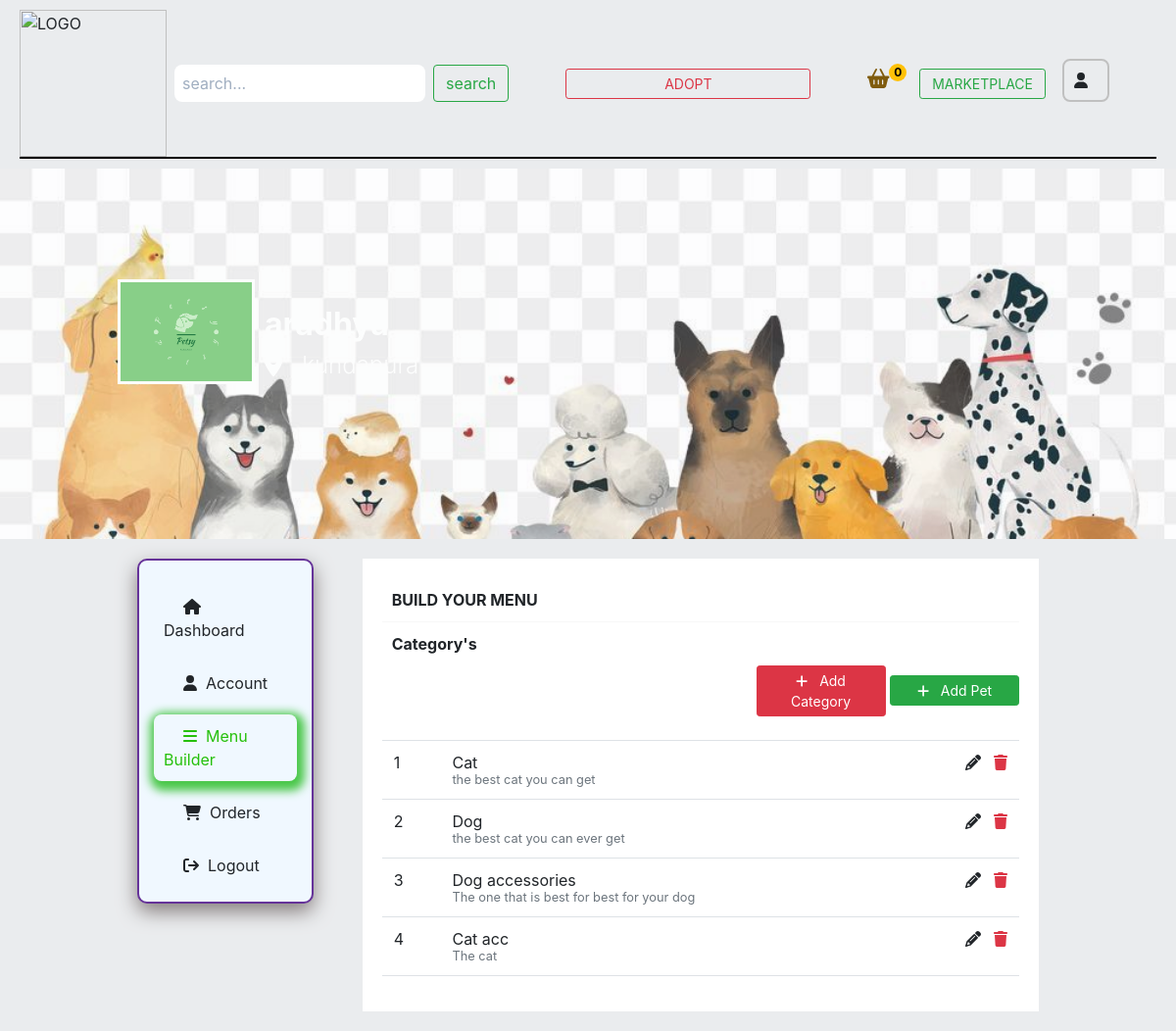
The app's page /accounts/vendor/menu_builder (signed in) with its own data.
### vendor/models.py (models this page shows, shortened)
class Vendor(models.Model):
    user = models.OneToOneField(User, related_name='user', on_delete=models.CASCADE)
    user_profile = models.OneToOneField(UserProfile, related_name='user_profile', on_delete=models.CASCADE)
    vendor_name = models.CharField(max_length=50)
    vendor_licence = models.ImageField(upload_to= 'vendor/licence')
    vendor_slug = models.SlugField(max_length=100,unique=True)
    is_approved = models.BooleanField(default=False)
    created_date = models.DateTimeField(auto_now_add=True)
    modified_at = models.DateTimeField(auto_now=True)
    def __str__(self):
        return self.vendor_name

### accounts/models.py (models this page shows, shortened)
class UserProfile(models.Model):
    user = models.OneToOneField(User, on_delete=models.CASCADE, blank=True, null=True)
    profile_picture = models.ImageField(upload_to='media/users/profile_picture', blank=True, null=True)
    cover_photo = models.ImageField(upload_to='media/users/cover_photo', blank=True, null=True)
    address = models.CharField(max_length=250, blank=True, null=True)
    country = models.CharField(max_length=20, blank=True, null=True)
    state = models.CharField(max_length=20, blank=True, null=True)
    city = models.CharField(max_length=20, blank=True, null=True)
    pin_code = models.CharField(max_length=6, blank=True, null=True)
    latitude = models.CharField(max_length=20, blank=True, null=True)
    longitude = models.CharField(max_length=6, blank=True, null=True)
    created_at = models.DateTimeField(auto_now_add=True)
    modified_at = models.DateTimeField(auto_now=True)

### menu/models.py (models this page shows, shortened)
class Category(models.Model):
    vendor = models.ForeignKey(Vendor, on_delete=models.CASCADE)
    category_name = models.CharField(max_length=50,unique=True)
    slug = models.SlugField(max_length=100,unique=True)
    description = models.TextField(max_length=250,blank=True)
    created_at = models.DateTimeField(auto_now_add=True)
    modified_at = models.DateTimeField(auto_now=True)
    class Meta:
        verbose_name = 'category'
        verbose_name_plural = 'categories'
    def __str__(self):
        return self.category_name

### vendor/views.py (the view)
# urls.py: path('menu_builder',views.menu_builder, name='menu_builder'),
@login_required(login_url='login')
@user_passes_test(check_role_for_vendor)
def menu_builder(request):
    vendor = get_vendor(request)
    categories = Category.objects.filter(vendor=vendor).order_by('created_at')
    context = {
        'categories':categories
    }
    return render(request, 'accounts/vendor/menu_builder.html',context)

### accounts/context_processors.py (called while the page is built)
def get_vendor(request):
    try:
        vendor = Vendor.objects.get(user=request.user)
    except:
        vendor =None
    return dict(vendor=vendor)

def get_user_profile(request):
    try:
        user_profile = UserProfile.objects.get(user= request.user)
    except:
        user_profile = None
    return dict(user_profile=user_profile)

def get_google_api(request):
    return {'GOOGLE_API_KEY': settings.GOOGLE_API_KEY}

def get_paypal_clint_id(request):
    return{'PAYPAL_CLINT_ID':settings.PAYPAL_CLINT_ID}

### marketplace/context_processors.py (called while the page is built)
def get_cart_counter(request):
    cart_count = 0
    if request.user.is_authenticated:
        try:
            cart_items = Cart.objects.filter(user=request.user)
            if cart_items:
                for cart_item in cart_items:
                    cart_count += cart_item.quantity
            else:
                cart_count = 0
        except:
            cart_count = 0
    return dict(cart_count=cart_count)

### orders/request_object.py (called while the page is built)
def RequestObjectMiddleware(get_response):
    def middleware(request):
        models.request_object = request
        response = get_response(request)
        return response
    return middleware

### vendor/views.py (called while the page is built)
def check_role_for_vendor(user):
    if user.role == 1:
        return True
    else:
        raise PermissionDenied

def get_vendor(request):
    vendor = Vendor.objects.get(user=request.user)
    return vendor

### templates/accounts/vendor/menu_builder.html (shortened to what this page needs)
{% extends 'accounts/base.html'%} {% block content %}
{% include 'include/cover.html'%}
<div class="menu_card">
    {%include 'include/v_side_menu.html'%}
    <div class="cards">
        <div class="menu_builder_tag">
            <strong class="text-uppercase">build your menu</strong>
        </div>
        <hr>
        <div class="menu_builder_category">
            <strong>Category's</strong>
        </div>
        <div class="add_items_btn  float-right">
            <a href="{% url 'add_category'%}" id="add_category_btn" class="btn btn-danger btn-sm "><i class="fa-solid fa-plus"></i> &nbsp; Add Category</a>
            <a href="{% url 'add_food'%}" id="add_menu_btn" class="btn btn-success btn-sm "><i class="fa-solid fa-plus"></i> &nbsp; Add Pet</a>
        </div>
        {% if categories %}
        <table class="table table-hover border-less " style="margin-top:2cm;">
            <tbody>
                {% for cat in categories %}
                <tr>
                    <td class="text-left">{{forloop.counter}}</td>
                    <td class="text-left text-bold">
                        <a href="{% url 'fooditems_by_category' cat.id %}">
                            <p class="mb-0 font-wight-bold">{{cat}}</p><small class="text-muted">{{cat.description}}</small></a>
                    </td>
                    <td class="text-right"><a href="{% url 'edit_category' cat.id %}" style="color:unset;"><i
                        class="fa fa-pencil" aria-hidden="true"></i></a> &nbsp; <a href="{% url 'delete_category' cat.id%}" onclick="return confirm('Are you sure you want to delete this category?')"><i class="fa fa-trash text-danger"></i></a></td>
                </tr>
                {%endfor%}
            </tbody>
        </table>
        {%else%}
        <div class="not_category">
            <i class="far fa-grin-beam-sweat"></i>
            <h2>Sorry</h2>
            <p>this Shop has not added any item</p>
        </div>
        {%endif%}
    </div>
</div>
{%endblock%}

### templates/include/cover.html (shortened to what this page needs)
<!DOCTYPE html>
<html lang="en">
{%load static%}
<head>
</head>
<body>
    {% if vendor.user_profile.cover_photo %}
    <div class="cover_photo" style=" padding-top: 44px; padding-bottom: 176px; margin-bottom: 0px; background: url({{vendor.user_profile.cover_photo.url}}) no-repeat scroll 0 0 / cover; height: 10cm; ;">
        {% else %}
        <div class="page-section restaurant-detail-image-section" style=" background: url({% static 'img/bg-image2.jpg' %})  no-repeat scroll 0 0 / cover; height: 10cm; ">
            {% endif %}
            <div class="cover_content">
                <figure>
                    {% if vendor.user_profile.profile_picture %}
                    <div id="profile_photo" style="border: 3px solid white;">
                        <img id="profile" src="{{vendor.user_profile.profile_picture.url}}" alt="...">
                    </div>
                    {% else %}
                    <div id="profile_photo" style="border: 3px solid white;">
                        <img id="profile" src="{% static 'img/default-profile.PNG' %}" class="img-thumbnail" alt="..." style="z-index: 1; opacity: 1;">
                    </div>
                    {% endif %}
                </figure>
                <div class="vendor_info" style="color: white;">
                    <strong>{{vendor}}</strong>
                    <small>
                        <i class="fa fa-location-dot"></i>  &nbsp; {{ vendor.user_profile.address }}
                    </small>
                </div>
            </div>
        </div>
</body>
</html>

### templates/accounts/base.html (style rules this page uses)
* { box-sizing: border-box; padding: 0; margin: 0; }
body { background-color: rgba(231, 234, 236, 0.868); }
.btn-sm { --bs-btn-padding-y: 0.25rem; width: 100%; }

### templates/accounts/vendor/menu_builder.html (style rules this page uses)
.menu_card { margin: auto; display: flex; width: 80%; }
.cards { width: 800px; margin: 20px; margin-left: 30px; padding: 20px; background-color: white; }
.menu_builder_tag, .menu_builder_category { padding: 10px; }
.add_items_btn a { width: 132px; }

### templates/include/cover.html (style rules this page uses)
.cover_photo { position: relative; z-index: -1; opacity: 0.9; height: 300px; }
#profile_photo img { position: relative; display: inline; z-index: 1; }
#profile_photo { width: 140px; }
.cover_content { top: 30%; left: 10%; position: absolute; align-items: center; display: flex; }
.cover_content .vendor_info { margin-top: 20px; margin-left: 10px; display: flex; flex-direction: column; }
.cover_content .vendor_info strong { font-size: 2rem; font-weight: bold; }
.cover_content .vendor_info small { font-size: 1.5rem; font-weight: 300; }

### templates/include/v_side_menu.html (style rules this page uses)
a { text-decoration: none; }

### records on screen
Vendor: user_profile.cover_photo (picture), user_profile.profile_picture (picture)
Category: category_name "Cat", description "the best cat you can get"
Category: category_name "Dog", description "the best cat you can ever get"
Category: category_name "Dog accessories", description "The one that is best for best for your dog"
Category: category_name "Cat acc", description "The cat"

### other values on screen
{{ cart_count }} "0"
